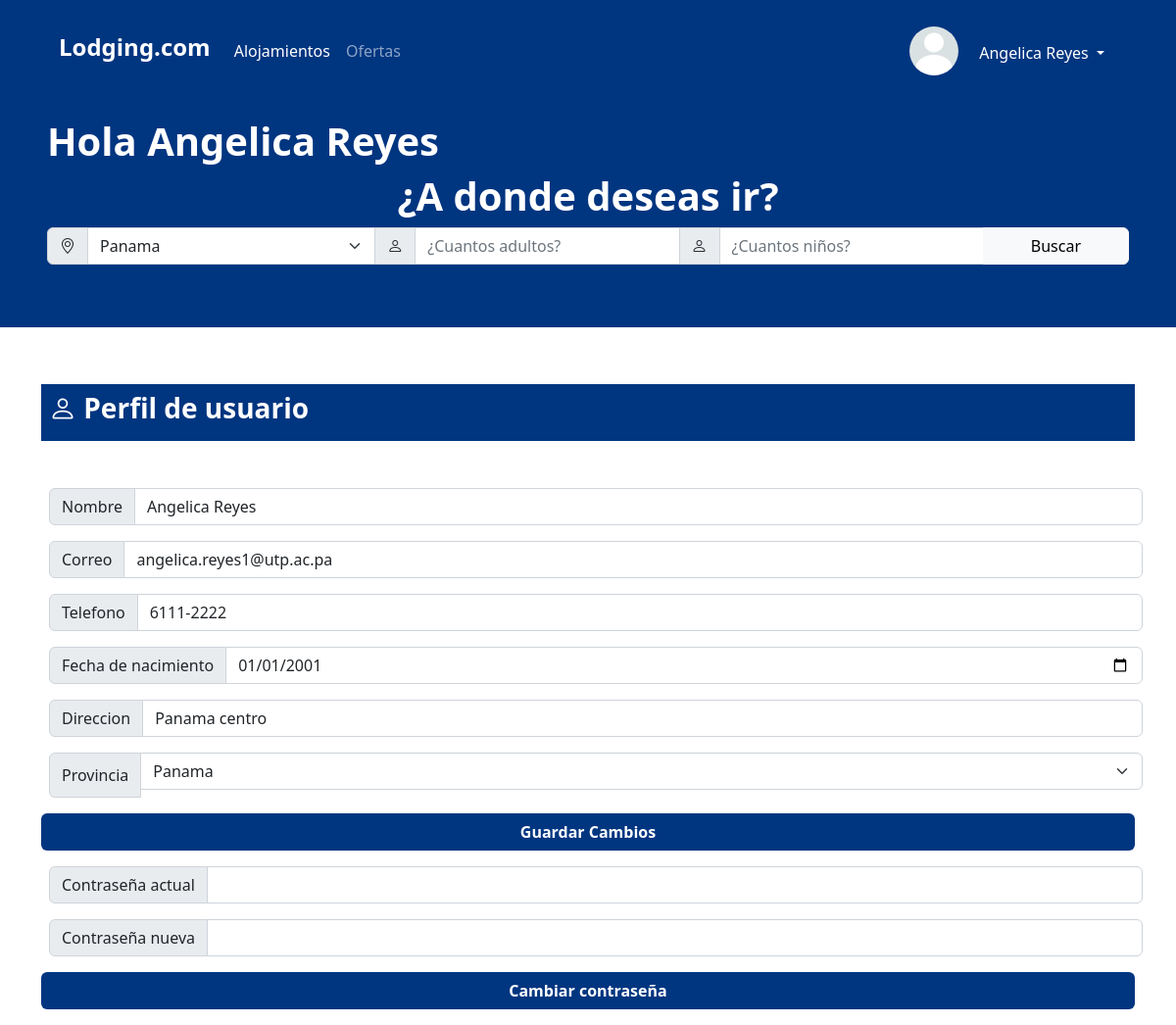
Screenshot of /Alojamientos/?op=perfil (signed in) with the database file from the repository.
### tables this page shows
CREATE TABLE usuario(
	id INT AUTO_INCREMENT PRIMARY KEY,
    nombre VARCHAR(50),
    correo VARCHAR(50) UNIQUE KEY,
    contrasena VARCHAR(50),
    telefono VARCHAR(50),
    fecha_nac DATE,
    direccion VARCHAR(50),
    provincia VARCHAR(50)
);

### Alojamientos/Model/database.php (called while the page is built, shortened)
<?php
class DB
{
    public static function DBStart()
    {
        try {
            $pdo = new PDO('mysql:host=' . constant('DB_HOST') . ';dbname=' . constant('DB') . ';charset=utf8', '' . constant('DB_USER') . '', '' . constant('DB_PASS') . '');
            $pdo->setAttribute(PDO::ATTR_ERRMODE, PDO::ERRMODE_EXCEPTION);
            return $pdo;
        } catch (Exception $e) {
            die($e->getMessage());
        }
    }
}

### Alojamientos/Model/Perfil.php (called while the page is built, shortened)
<?php
class Perfil
{
    public $pdo;
    public function __construct()
    {
        try {
            $this->pdo = DB::DBStart();
        } catch (Exception $e) {
            die($e->getMessage());
        }
    }
    public function VerPerfil(perfil $data)
    {
        try {
            $sql = "CALL sp_verperfil(?)";
            $stm = $this->pdo->prepare($sql);
            $stm->execute(
                array(
                    $data->id
                )
            );
            return $stm->fetch(PDO::FETCH_OBJ);
        } catch (Exception $e) {
            die($e->getMessage());
        }
    }
}

### Alojamientos/View/perfil.php (the view, shortened to what this page needs)
<!DOCTYPE html>
<html lang="es">
<head>
    <link rel="stylesheet" href="Public/Bootstrap/css/bootstrap.min.css">
    <link rel="stylesheet" href="https://cdn.jsdelivr.net/npm/bootstrap-icons@1.10.2/font/bootstrap-icons.css">
    <link rel="stylesheet" href="Public/Estilos/principal.css">
</head>
<body>
    <header>
        <?php
        require_once('Templates/header.php');
        ?>
    </header>
    <?php
    require_once('Templates/search.php');
    ?>
    <div class="container-md">
        <div class="alert <?php if (isset($_GET['t'])) {echo $_GET['t'];} ?> mt-2" role="alert">
        </div>
        <div class="mt-2 p-2 text-white" style="background-color: #003580;">
            <h3 class="h3 fw-bold"><i class="bi bi-person"></i> Perfil de usuario</h3>
        </div>
        <div class="mt-5">
            <form action="./?op=actualizarperfil" method="post">
                <div class="input-group mx-2 mb-3">
                    <span class="input-group-text">Nombre</span>
                    <input type="text" name="nombre" value="<?php echo $resp->nombre ?>" aria-label="nombre" class="form-control" required>
                </div>
                <div class="input-group mx-2 mb-3">
                    <span class="input-group-text">Correo</span>
                    <input type="email" name="correo" value="<?php echo $resp->correo ?>" aria-label="Correo" class="form-control" required>
                </div>
                <div class="input-group mx-2 mb-3">
                    <span class="input-group-text">Telefono</span>
                    <input type="text" name="telefono" value="<?php echo $resp->telefono ?>" aria-label="telefono" class="form-control" required>
                </div>
                <div class="input-group mx-2 mb-3">
                    <span class="input-group-text">Fecha de nacimiento</span>
                    <input type="date" name="fecha_nac" value="<?php echo $resp->fecha_nac ?>" aria-label="fechanac" class="form-control" required>
                </div>
                <div class="input-group mx-2 mb-3">
                    <span class="input-group-text">Direccion</span>
                    <input type="text" name="direccion" value="<?php echo $resp->direccion ?>" aria-label="direccion" class="form-control" required>
                </div>
                <div class="input-group mx-2 mb-3">
                    <span class="input-group-text">Provincia</span>
                    <select name="provincia" id="" class="form-select mb-2">
                        <option value="Panama" <?php if($resp->provincia=="Panama"){echo "selected";} ?>>Panama</option>
                    </select>
                </div>
                <div class="d-grid gap-2 mb-3">
                    <button type="submit" class="btn text-white fw-bold" style="background-color: #003580;">Guardar Cambios</button>
                </div>
            </form>
            <form action="./?op=verificarcontrasena" method="post">
                <div class="input-group mx-2 mb-3">
                    <span class="input-group-text">Contraseña actual</span>
                    <input type="text" name="password1" aria-label="cactual" class="form-control" required>
                </div>
                <div class="input-group mx-2 mb-3">
                    <span class="input-group-text">Contraseña nueva</span>
                    <input type="text" name="password2" aria-label="cnueva" class="form-control" required>
                </div>
                <div class="d-grid gap-2 mb-3">
                    <button type="submit" class="btn text-white fw-bold" style="background-color: #003580;">Cambiar contraseña</button>
                </div>
            </form>
        </div>
    </div>
</body>
</html>

### rows the page displays
usuario: nombre "Angelica Reyes", correo "angelica.reyes1@utp.ac.pa", telefono "6111-2222", fecha_nac "01/01/2001", direccion "Panama centro", provincia "Panama"

### other values shown
$_SESSION['nombre'] "Angelica Reyes"
